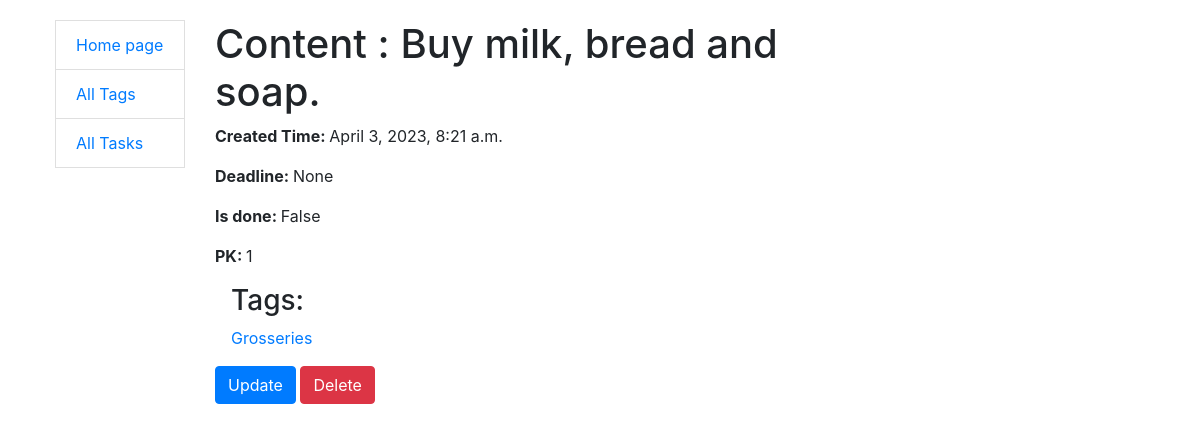
/tasks/1/, run on the app's committed database.
### case/models.py (models this page shows, shortened)
class Task(models.Model):
    content = models.TextField(max_length=63)
    created_time = models.DateTimeField(auto_now_add=True)
    deadline = models.DateTimeField(blank=True, null=True)
    is_done = models.BooleanField(default=False)
    tags = models.ManyToManyField(Tag, related_name="tasks")
    class Meta:
        ordering = ["created_time"]

class Tag(models.Model):
    name = models.CharField(max_length=63)
    class Meta:
        ordering = ["name"]

### case/views.py (the view)
class TaskDetailView(generic.DetailView):
    model = Task
    queryset = Task.objects.prefetch_related("tags__tasks")

### templates/case/task_detail.html
{% extends "base.html" %}
{% load crispy_forms_filters %}
{% block content %}
  <h1>Content : {{ task.content }}</h1>
  <p><strong>Created Time: </strong> {{ task.created_time }}</p>
  <p><strong>Deadline: </strong> {{ task.deadline }}</p>
  <p><strong>Is done: </strong> {{ task.is_done }}</p>
  <p><strong>PK: </strong> {{ task.pk }}</p>
  <div class="ml-3">
    <h3>Tags:</h3>
  {% for tag in task.tags.all %}
    <p><a href="{% url "case:tag-detail" pk=dish.id %}">{{ tag.name }}</a></p>
  {% empty %}
    <p>There are no tags in restaurant!</p>
  {% endfor %}
  </div>
  <a href="{% url 'case:task-update' pk=task.id %}"
     class="btn btn-primary">
    Update
  </a>
  <a href="{% url 'case:task-delete' pk=task.id %}"
     class="btn btn-danger">
    Delete
  </a>
{% endblock %}

### static/css/style.css (style rules this page uses)
body { margin-top: 20px; }

### data on the page
Task: content "Buy milk, bread and soap.", created_time "April 3, 2023, 8:21 a.m.", deadline "None", is_done "False", pk "1"
Tag: name "Grosseries"
